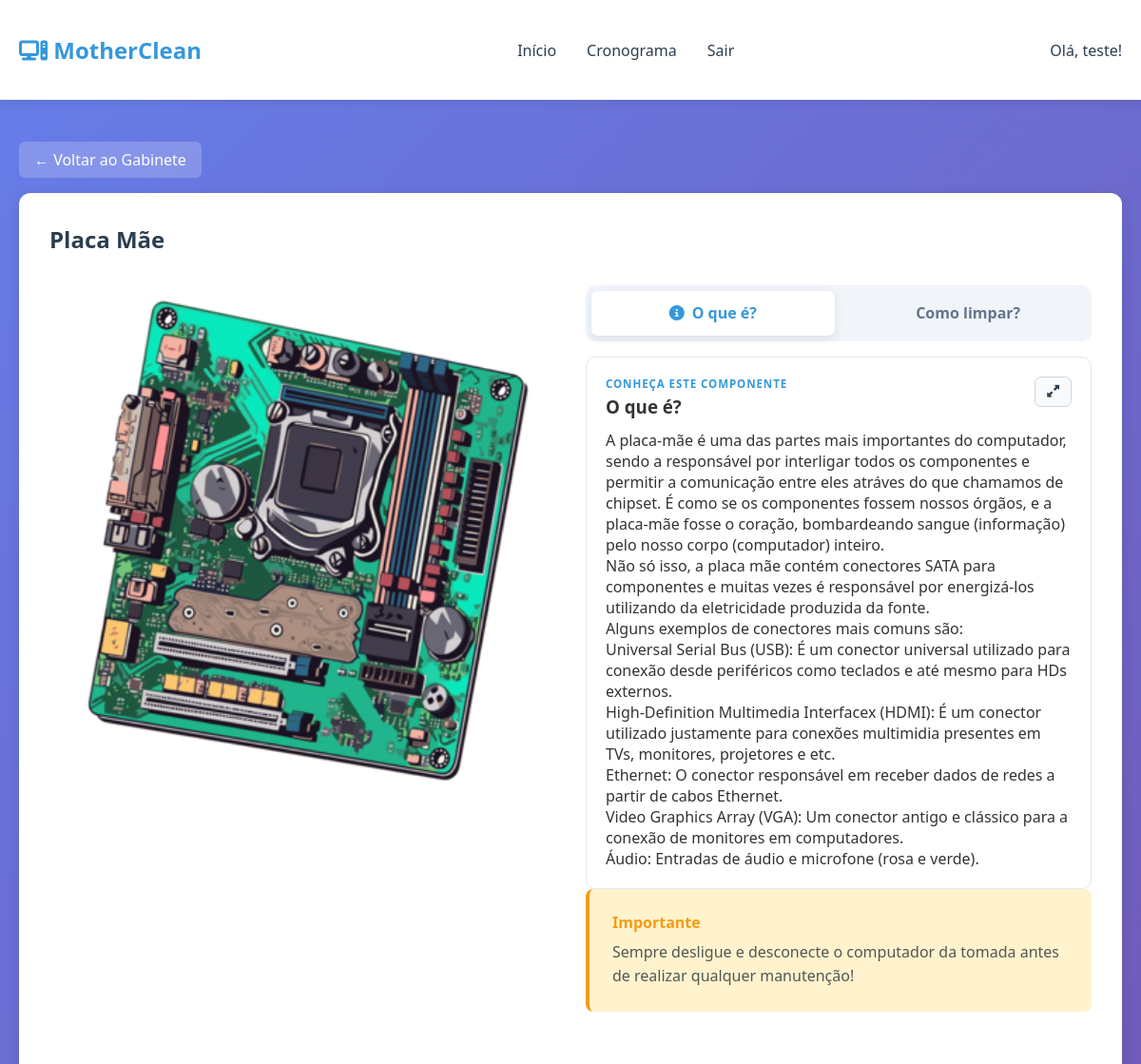
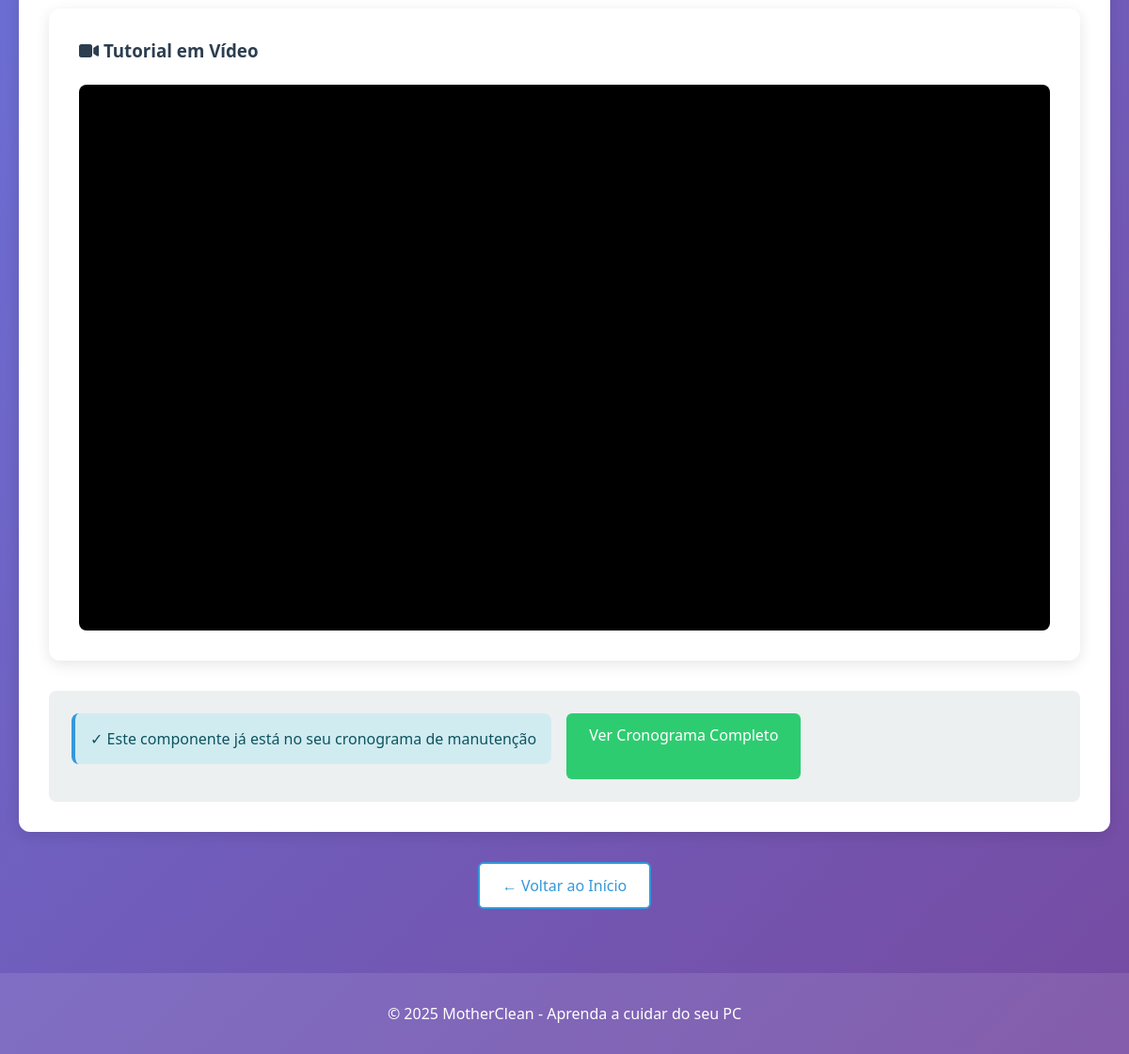
Page /componente/2/ (signed in) on the committed database (2 pictures, top to bottom).
### core/models.py (models this page shows, shortened)
class Usuario(AbstractUser):
    data_cadastro = models.DateTimeField(auto_now_add=True)
    ultimo_acesso = models.DateTimeField(null=True, blank=True)
    class Meta:
        verbose_name = 'Usuário'
        verbose_name_plural = 'Usuários'

class Componente(models.Model):
    nome = models.CharField(max_length=100)
    descricao = models.TextField()
    instrucoes_limpeza = models.TextField(help_text="Como limpar este componente")
    imagem_url = models.CharField(max_length=500, blank=True)
    video_youtube = models.CharField(max_length=500, blank=True, help_text="Link do vídeo do YouTube")
    ordem_exibicao = models.IntegerField(default=0, help_text="Ordem de exibição no gabinete")
    ativo = models.BooleanField(default=True)
    class Meta:
        verbose_name = 'Componente'
        verbose_name_plural = 'Componentes'
        ordering = ['ordem_exibicao']
    def get_youtube_embed_url(self):
        if not self.video_youtube:
            return None
        match = re.search(r'(?:v=|youtu\.be/|embed/|shorts/)([\w-]{11})', self.video_youtube)
        return f"https://www.youtube.com/embed/{match.group(1)}" if match else None

### core/views.py (the view)
# urls.py: path('componente/<int:componente_id>/', views.componente_detalhe_view, name='componente_detalhe'),
@login_required
def componente_detalhe_view(request, componente_id):
    componente = get_object_or_404(Componente, id=componente_id, ativo=True)
    progresso, created = ProgressoUsuario.objects.get_or_create(
        usuario=request.user,
        componente=componente
    )
    tem_tarefa = TarefaManutencao.objects.filter(
        usuario=request.user,
        componente=componente
    ).exists()
    context = {
        'componente': componente,
        'tem_tarefa': tem_tarefa,
    }
    return render(request, 'componente_detalhe.html', context)

### core/templates/componente_detalhe.html (shortened to what this page needs)
{% extends 'base.html' %}
{% block content %}
<div class="container">
    <div class="breadcrumb">
        <a href="{% url 'home' %}">← Voltar ao Gabinete</a>
    </div>
    <div class="componente-detail">
        <div class="componente-header">
            <h2>{{ componente.nome }}</h2>
        </div>
        <div class="componente-content">
            <div class="componente-image">
                {% if componente.imagem_url %}
                <img src="{{ componente.imagem_url }}" alt="{{ componente.nome }}">
                {% else %}
                <img src="https://via.placeholder.com/400x300/34495e/ffffff?text={{ componente.nome }}" alt="{{ componente.nome }}">
                {% endif %}
            </div>
            <div class="componente-info">
                <div class="info-tabs" role="tablist" aria-label="Informações do componente">
                    <button class="info-tab is-active" type="button" role="tab" aria-selected="true" aria-controls="tab-o-que-e" data-tab-target="tab-o-que-e">
                        <i class="fa-solid fa-circle-info" aria-hidden="true"></i>
                        <span>O que é?</span>
                    </button>
                    <button class="info-tab" type="button" role="tab" aria-selected="false" aria-controls="tab-como-limpar" data-tab-target="tab-como-limpar">
                        <span>Como limpar?</span>
                    </button>
                </div>
                <div class="info-tab-panel is-active" id="tab-o-que-e" role="tabpanel">
                    <div class="info-panel-heading">
                        <div>
                            <span class="info-kicker">Conheça este componente</span>
                            <h3>O que é?</h3>
                        </div>
                        <button class="reader-button" type="button" data-reader-target="tab-o-que-e" aria-label="Abrir O que é em uma janela de leitura">
                            <i class="fa-solid fa-up-right-and-down-left-from-center" aria-hidden="true"></i>
                        </button>
                    </div>
                    <div class="reader-source"><p>{{ componente.descricao|linebreaks }}</p></div>
                </div>
                <div class="info-section warning-box">
                    <h4>Importante</h4>
                    <p>Sempre desligue e desconecte o computador da tomada antes de realizar qualquer manutenção!</p>
                </div>
            </div>
        </div>
        {% if componente.get_youtube_embed_url %}
        <div class="video-section">
            <h3><i class="fa-solid fa-video"></i> Tutorial em Vídeo</h3>
            <div class="video-container">
                <iframe
                    src="{{ componente.get_youtube_embed_url }}"
                    title="Tutorial: {{ componente.nome }}"
                    frameborder="0"
                    allow="accelerometer; autoplay; clipboard-write; encrypted-media; gyroscope; picture-in-picture; web-share"
                    allowfullscreen
                    loading="lazy">
                </iframe>
            </div>
        </div>
        {% endif %}
        <div class="componente-actions">
            {% if not tem_tarefa %}
            <form method="POST" action="{% url 'gerar_cronograma' %}" class="inline-form">
                {% csrf_token %}
                <button type="submit" class="btn btn-primary">
                    ➕ Adicionar ao Cronograma de Manutenção
                </button>
            </form>
            {% else %}
            <div class="alert alert-info">
                ✓ Este componente já está no seu cronograma de manutenção
            </div>
            {% endif %}
            <a href="{% url 'cronograma' %}" class="btn btn-secondary">
                Ver Cronograma Completo
            </a>
        </div>
    </div>
    <div class="navigation-buttons">
        <a href="{% url 'home' %}" class="btn btn-outline">← Voltar ao Início</a>
    </div>
</div>
{% endblock %}

### core/templates/base.html (shortened to what this page needs)
{% load static %}
<!DOCTYPE html>
<html lang="pt-br">
<head>
    <link rel="stylesheet" href="{% static 'css/style.css' %}">
    <link rel="stylesheet" href="https://cdnjs.cloudflare.com/ajax/libs/font-awesome/6.5.0/css/all.min.css">
</head>
<body>
    {% if user.is_authenticated %}
    <nav class="navbar">
        <div class="container">
            <div class="nav-brand">
                <h1><i class="fa-solid fa-computer"></i> MotherClean</h1>
            </div>
            <ul class="nav-menu">
                <li><a href="{% url 'home' %}" class="nav-link">Início</a></li>
                <li><a href="{% url 'cronograma' %}" class="nav-link">Cronograma</a></li>
                <li><a href="{% url 'logout' %}" class="nav-link">Sair</a></li>
            </ul>
            <div class="user-info">
                <span>Olá, {{ user.username }}!</span>
            </div>
        </div>
    </nav>
    {% endif %}
    <main class="main-content">
        {% block content %}
        {% endblock %}
    </main>
    <footer class="footer">
        <p>&copy; 2025 MotherClean - Aprenda a cuidar do seu PC</p>
    </footer>
</body>
</html>

### core/static/css/style.css (style rules this page uses)
* { margin: 0; padding: 0; box-sizing: border-box; }
:root { --primary: #3498db; --secondary: #2ecc71; --danger: #e74c3c; --warning: #f39c12; --dark: #2c3e50; --light: #ecf0f1; --border: #bdc3c7; --success: #27ae60; }
body { font-family: 'Segoe UI', Tahoma, Geneva, Verdana, sans-serif; background: linear-gradient(135deg, #667eea 0%, #764ba2 100%); min-height: 100vh; color: #333; }
.container { max-width: 1200px; margin: 0 auto; padding: 20px; }
.navbar { background: white; box-shadow: 0 2px 10px rgba(0,0,0,0.1); padding: 1rem 0; margin-bottom: 2rem; }
.navbar .container { display: flex; justify-content: space-between; align-items: center; }
.nav-brand h1 { color: var(--primary); font-size: 1.5rem; }
.nav-menu { display: flex; list-style: none; gap: 2rem; }
.nav-link { color: var(--dark); text-decoration: none; font-weight: 500; transition: color 0.3s; }
.user-info { color: var(--dark); font-weight: 500; }
.alert { padding: 1rem; border-radius: 8px; margin-bottom: 1rem; position: relative; animation: slideDown 0.3s ease; }
.alert-info { background: #d1ecf1; color: #0c5460; border-left: 4px solid var(--primary); }
.main-content { min-height: calc(100vh - 200px); }
.btn { display: inline-block; padding: 0.75rem 1.5rem; border: none; border-radius: 6px; font-size: 1rem; font-weight: 500; cursor: pointer; text-decoration: none; text-align: center; transition: all 0.3s; }
.btn-secondary { background: var(--secondary); color: white; }
.btn-outline { background: white; color: var(--primary); border: 2px solid var(--primary); }
.breadcrumb { margin-bottom: 1.5rem; }
.breadcrumb a { color: white; text-decoration: none; font-weight: 500; padding: 0.5rem 1rem; background: rgba(255,255,255,0.2); border-radius: 6px; transition: background 0.3s; }
.componente-detail { background: white; border-radius: 12px; padding: 2rem; box-shadow: 0 4px 15px rgba(0,0,0,0.1); }
.componente-header h2 { color: var(--dark); margin-bottom: 2rem; }
.componente-content { display: grid; grid-template-columns: 1fr 1fr; gap: 2rem; margin-bottom: 2rem; }
.componente-image img { width: 100%; border-radius: 8px; }
.info-section { margin-bottom: 2rem; }
.info-section p { color: #555; line-height: 1.6; }
.info-tabs { display: flex; gap: 0.5rem; padding: 0.35rem; margin-bottom: 1rem; background: #f1f5f9; border-radius: 10px; }
.info-tab { flex: 1; display: flex; align-items: center; justify-content: center; gap: 0.5rem; padding: 0.8rem 1rem; border: 0; border-radius: 7px; background: transparent; color: #64748b; font: inherit; font-weight: 600; cursor: pointer; transition: all 0.25s ease; }
.info-tab.is-active { background: white; color: var(--primary); box-shadow: 0 3px 10px rgba(44, 62, 80, 0.12); }
.info-tab-panel { padding: 1.25rem; border: 1px solid #e2e8f0; border-radius: 10px; animation: fadeIn 0.25s ease; }
.info-panel-heading, .reader-window-header { display: flex; align-items: flex-start; justify-content: space-between; gap: 1rem; }
.info-kicker { display: block; margin-bottom: 0.25rem; color: var(--primary); font-size: 0.72rem; font-weight: 700; letter-spacing: 0.08em; text-transform: uppercase; }
.info-panel-heading h3 { margin-bottom: 0.75rem; }
.reader-source p { margin-bottom: 0; }
.reader-button { display: inline-flex; align-items: center; gap: 0.45rem; padding: 0.55rem 0.75rem; border: 1px solid #cbd5e1; border-radius: 7px; background: #f8fafc; color: var(--dark); font: inherit; font-size: 0.8rem; font-weight: 700; cursor: pointer; transition: all 0.2s ease; }
.warning-box { background: #fff3cd; padding: 1.5rem; border-radius: 8px; border-left: 4px solid var(--warning); }
.warning-box h4 { color: var(--warning); margin-bottom: 0.5rem; }
.componente-actions { display: flex; gap: 1rem; padding: 1.5rem; background: var(--light); border-radius: 8px; }
.navigation-buttons { margin-top: 2rem; text-align: center; }
.footer { background: rgba(255,255,255,0.1); color: white; text-align: center; padding: 2rem; margin-top: 3rem; }
.video-section { background: white; padding: 2rem; border-radius: 12px; margin: 2rem 0; box-shadow: 0 4px 15px rgba(0,0,0,0.1); }
.video-section h3 { color: var(--dark); margin-bottom: 1.5rem; }
.video-container { position: relative; padding-bottom: 56.25%; height: 0; overflow: hidden; max-width: 100%; background: #000; border-radius: 8px; }
.video-container iframe { position: absolute; top: 0; left: 0; width: 100%; height: 100%; border-radius: 8px; }

### rows in the picture
Usuario: username "teste"
Componente: nome "Placa Mãe", imagem_url (picture), descricao "A placa-mãe é uma das partes mais importantes do computador, sendo a responsável por interligar todos os componentes e permitir a comunicação entre eles atráves do que chamamos de chipset. É como se os componentes fossem nossos órgãos, e a placa-mãe fosse o coração, bombardeando sangue (informação) pelo nosso corpo (computador) inteiro. Não só isso, a placa mãe contém conectores SATA para componentes e muitas vezes é responsável por energizá-los utilizando da eletricidade produzida da fonte. Alguns exemplos de conectores mais comuns são: Universal Serial Bus (USB): É um conector universal utilizado para conexão desde periféricos como teclados e até mesmo para HDs externos. High-Definition…"
